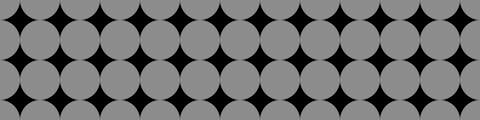
Frame 1 (no input)
Frame 60 (the mouse pressed at the canvas centre just before this capture): identical to frame 1, image omitted
Frame 120 (the mouse held since frame 60 and released just before this capture): identical to frame 1, image omitted

The Processing sketch that drew this single still picture (run headless with seeded random() and noise(); from frame 60 on, the mouse is pressed at the canvas centre):

// Processing sketch: sketch_Ex_04_10
// ── sketch_Ex_04_10.pde
void setup() {
  size(480, 120);
}

void draw() {
  background(0);
  noStroke();
  fill(255, 140);
  for (int y = 0;y <=  height;y += 40) {
    for (int x = 0; x <=  width;x += 40) {
      ellipse(x, y, 40, 40);
    }
  }
}
